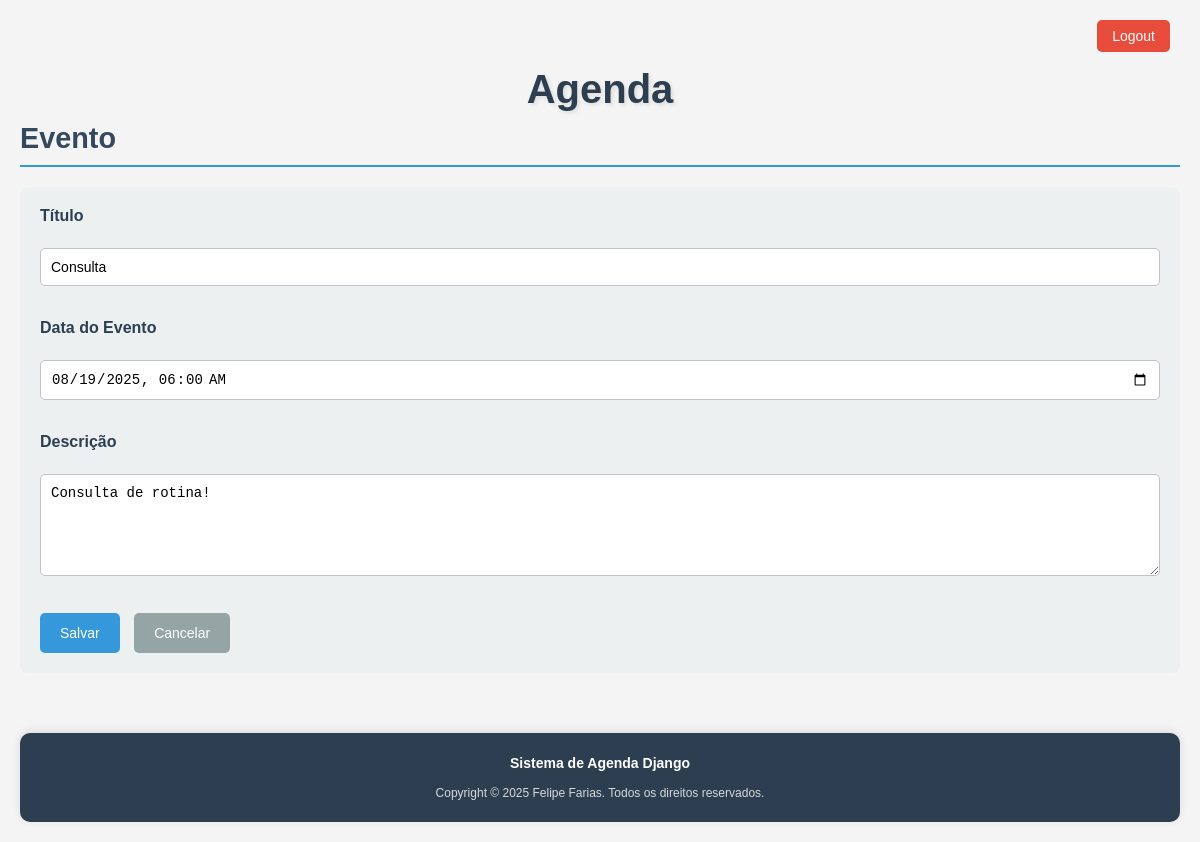
Screenshot of /agenda/evento/?id=2 (signed in) with the database file from the repository.
### core/models.py (models this page shows, shortened)
class Evento(models.Model):
    titulo = models.CharField(max_length = 100)
    descricao = models.TextField(blank = True, null = True)
    data_evento = models.DateTimeField(verbose_name='Data do Evento')
    data_criacao = models.DateTimeField(auto_now=True, verbose_name='Data da Criação')
    usuario = models.ForeignKey(User, on_delete=models.CASCADE)
    class Meta:
        db_table = 'evento'
    def get_data_input_evento(self):
        return self.data_evento.strftime('%Y-%m-%dT%H:%M')

### core/views.py (the view)
# urls.py: path('agenda/evento/', views.evento),
@login_required(login_url="/login/")
def evento(request):
    id_evento = request.GET.get("id")
    dados = {}
    if id_evento:
        dados["evento"] = Evento.objects.get(id=id_evento)
    return render(request, "evento.html", dados)

### templates/evento.html (shortened to what this page needs)
{% extends 'models/model-page.html' %}
{% block content %}
  <h2>Evento</h2>
  <form action="submit" method="POST"> {% csrf_token %}
    <label for="">Título</label>
    <br />
    <input type="text" name="titulo" size="24" value="{{ evento.titulo }}" />
    <br /><br />
    <label for="">Data do Evento</label>
    <br />
    <input type="datetime-local" name="data_evento" value="{{ evento.get_data_input_evento }}" />
    <br /><br />
    <label for="">Descrição</label>
    <br />
    <textarea name="descricao" rows="5" cols="24">{{ evento.descricao }}</textarea>
    <br /><br />
    <button type="submit">Salvar</button>
    <a href="/"><button type="button">Cancelar</button></a>
  </form>
{% endblock %}

### static/css/style.css (style rules this page uses)
* { margin: 0; padding: 0; box-sizing: border-box; }
body { font-family: 'Arial', sans-serif; color: #333; background-color: #f4f4f4; margin: 0; padding: 20px; }
h2 { color: #34495e; margin-bottom: 20px; font-size: 1.8em; border-bottom: 2px solid #3498db; padding-bottom: 10px; }
form { background-color: #ecf0f1; padding: 20px; border-radius: 8px; margin-bottom: 20px; }
label { display: block; margin-bottom: 5px; font-weight: bold; color: #2c3e50; }
input[type="text"], input[type="password"], input[type="number"], input[type="datetime-local"], input[type="email"], textarea { width: 100%; padding: 10px; border: 1px solid #bdc3c7; border-radius: 5px; font-size: 14px; margin-bottom: 15px; transition: border-color 0.3s; }
button { background-color: #3498db; color: white; border: none; padding: 12px 20px; border-radius: 5px; cursor: pointer; font-size: 14px; margin-right: 10px; transition: background-color 0.3s; white-space: nowrap; }
button[type="button"] { background-color: #95a5a6; }
a { text-decoration: none; color: inherit; }
html, body { min-height: 100vh; }
body { display: flex; flex-direction: column; }

### rows the page displays
Evento: titulo "Consulta", data_evento "08/19/2025 06:00", descricao "Consulta de rotina!"
